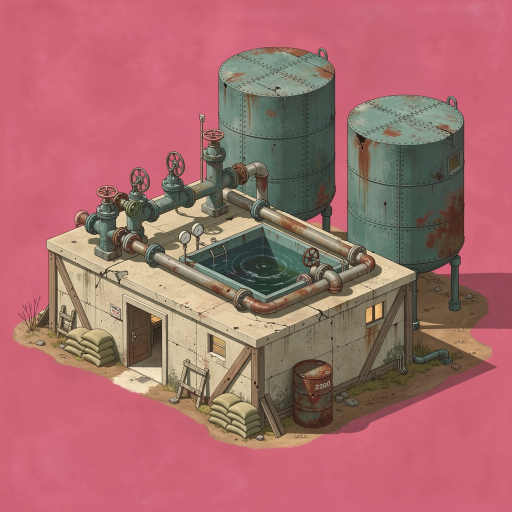
#> input picture art/facilities-source/1-1.jpg, 1024 x 1024 px (shown at 1/2 size); its folder holds only this picture in this run
$ python prep-sprites.py
#> lines starting #> are read from the running program, lines starting #| are printed output that depends on the picture; after the words box and inside, x2 and y2 are one past the last pixel; in counts of white or black regions, pixels touching at a corner belong together
"""Turn raw Firefly downloads into game-ready facility sprites.

Reads whatever came out of Firefly, keys out the flat background, trims to the
building, scales it down and writes src/assets/facilities/<key>.png.

    python scripts/prep-sprites.py

Defaults to the Desktop drop folder as input. Filenames only have to *contain*
something recognisable ("Firefly life support 4.png", "hq_v2.png") -- the alias
table below maps them onto facility keys from src/config.js.
"""

import argparse
import json
import os
import re
import sys

import numpy as np
from PIL import Image, ImageDraw, ImageFilter
from scipy import ndimage

ROOT = os.path.dirname(os.path.dirname(os.path.abspath(__file__)))
DESKTOP_INBOX = os.path.join(os.path.expanduser("~"), "Desktop", "Zv2 sprites")
# Every raw generation is archived in the repo, so the sprites can always be rebuilt
# even if the Desktop drop folder is cleared out.
ARCHIVE = os.path.join(ROOT, "art", "facilities-source")
DEFAULT_INBOX = DESKTOP_INBOX if os.path.isdir(DESKTOP_INBOX) else ARCHIVE
DEFAULT_OUT = os.path.join(ROOT, "src", "assets", "facilities")

# facility key -> substrings that may appear in a downloaded filename.
# Longest alias wins, so "power" cannot steal a file meant for "power_generator".
ALIASES = {
    "headquarters":    ["headquarters", "headquarter", "hq"],
    "life_support":    ["lifesupport", "life"],
    "scrapyard":       ["scrapyard", "scrap"],
    "garage":          ["garage"],
    "storage":         ["storage"],
    "comm_center":     ["commcenter", "communication", "comms", "comm"],
    "fortifications":  ["fortifications", "fortification", "fort"],
    "power_generator": ["powergenerator", "generator", "power"],
    "troop_quarters":  ["troopquarters", "troop", "barracks"],
    "toolshop":        ["toolshop", "workshop", "smithy"],
    "research_center": ["researchcenter", "research"],
    "staff_area":      ["staffarea", "staff", "mess"],
    "chem_lab":        ["chemlab", "chemical", "chem"],
    "medical_center":  ["medicalcenter", "hospital", "medical", "clinic"],
    "radio_tower":     ["radiotower", "radio", "antenna"],
}

# Sentinel colours tried in order; the first one absent from the image is used to
# paint the flood-filled background, so the mask can never eat real pixels.
SENTINELS = [(255, 0, 255), (0, 255, 0), (255, 0, 0), (0, 0, 255), (255, 255, 0)]

# Hand-set ground anchors for artwork the automatic measure cannot read. The staff
# area's patio and awning are *attached* to the house, so they are one component and
# the measure correctly returns 1.0 -- but the patio then takes the ground contact
# and the house hangs above the tile. Seating the house lets the patio spill forward
# over the tile in front, which is what a porch should do anyway.
ANCHOR_OVERRIDES = {"staff_area": 0.82}

# Draw scale relative to one tile, presentation only -- every facility still occupies
# a single grid cell.
#
# Each sprite was generated independently, so the model chose its own camera distance
# for each one. Drawing them all at one tile width then puts a shack and a warehouse
# at the same size, which reads as wildly inconsistent architecture: window and door
# sizes are the giveaway, since those are the human-scale reference in the artwork.
#
# These values normalise on that reference. Most are derived from measuring on-screen
# lit-window size and equalising it; the ones marked "judged" have too few real windows
# to measure (a bunker, a warehouse, a scrap yard) and are set from what the building
# is instead. Re-derive with the measurement in the commit that introduced this table.
# Sprites regenerated with the scale anchor (drum in frame + stated metres) come out
# in proportion and sit at 1.0 -- their old corrections were calibrated against
# broken art and would now push them back out of true.
# Anything regenerated with the scale anchor sits at 1.0 and needs no correction --
# that is the whole point of the anchor. Only two entries remain: the headquarters,
# which predates it but reads well, and troop quarters, still on the old generation.
SCALE_OVERRIDES = {
    "headquarters":   1.45,   # five storeys; predates the anchor but reads well
    "troop_quarters": 1.05,   # judged -- last one still on the old generation
    # Emplacements are small objects, not buildings: a 4 m gun position drawn the
    # width of an 18 m warehouse would read as architecture. Held well under a tile
    # so a firing line looks like equipment placed among the buildings, but not so
    # small that it stops being a comfortable click target.
    "sniper_nest":    0.62,
    "mg_tower":       0.55,
    "settler_house":  0.80,   # a house, so smaller than a facility hall
}

# --- The drum as a ruler -------------------------------------------------------
#
# Stating the drum in the prompt only tells the MODEL what size things are. Measure
# it and it becomes a real ruler: a 0.88 m drum drawn N pixels tall fixes the metres
# per pixel of that entire image, so scaling every sprite until its drum is the same
# height lines all the buildings up by construction rather than by my judgement.
#
# DRUM_PX holds the measured drum height in each sprite's own trimmed pixels. Where
# a sprite has an entry it wins over SCALE_OVERRIDES, because a measurement beats a
# guess. Newly generated art should place the drum where the prompt now says --
# alone in the bottom-left of the frame, clear of the building -- which is what lets
# measure_drum() find it without a human in the loop.
TARGET_DRUM_PX = 26.0     # 0.88 m at the size a facility should read on one tile
DRUM_PX = {}              # key -> measured px; populated as sprites are measured


# [32 lines left out: function measure_drum, not called in this run]


# Facility type id -> key, so files can simply be named after the type ("17.jpg").
TYPE_KEYS = {
    1: "life_support", 2: "scrapyard", 3: "garage", 4: "storage", 6: "comm_center",
    8: "fortifications", 9: "power_generator", 10: "troop_quarters", 11: "toolshop",
    12: "research_center", 13: "staff_area", 15: "chem_lab", 16: "medical_center",
    17: "headquarters", 18: "radio_tower",
    # Tower-defence pieces and player-laid terrain.
    41: "sniper_nest", 42: "mg_tower", 43: "barricade", 45: "settler_house",
}


def match_key(filename):
    """Map a downloaded filename onto (facility key, variant number).

    A reshoot lands beside the original as "18-1.jpg" or "18 (2).jpg"; the
    trailing number is the variant, and the highest one wins.
    """
    raw = os.path.splitext(os.path.basename(filename))[0].strip().lower()
    numbered = re.fullmatch(r"(\d+)(?:[\s._-]*\(?(\d+)\)?)?", raw)
    if numbered:
        return TYPE_KEYS.get(int(numbered.group(1))), int(numbered.group(2) or 0)

    stem = re.sub(r"[^a-z0-9]", "", raw)
    variant = re.search(r"(\d+)$", raw)
    best = None
    for key, aliases in ALIASES.items():
        for alias in aliases:
            if alias in stem and (best is None or len(alias) > best[1]):
                best = (key, len(alias))
    return (best[0] if best else None), int(variant.group(1) if variant else 0)


def pick_sentinel(img):
    used = {c for _, c in img.getcolors(maxcolors=1 << 24) or []}
    for colour in SENTINELS:
        if colour not in used:
            return colour
    raise SystemExit("image uses every sentinel colour; add another to SENTINELS")


def cut_background(img, thresh, key_thresh, min_area_frac, erode, hue_tol, sat_floor):
    """Return an alpha mask isolating the building from its flat backdrop.

    Two passes, unioned:

    1. Flood fill inward from the frame edge. Seed-relative, so it copes with a
       backdrop that isn't perfectly uniform.
    2. Global colour key, then connected-component labelling. A region counts as
       background if it touches the border *or* is big enough to be a real
       enclosed area (a courtyard, the gap inside a ring of walls, the space
       between a mast and its guy wires) -- which pass 1 can never reach. Small
       regions are left opaque, so backdrop-coloured detail painted into the art
       becomes a mark on a wall rather than a hole through it.
    """
    rgb = img.convert("RGB")
    sentinel = pick_sentinel(rgb)
    w, h = rgb.size
    seeds = [(0, 0), (w - 1, 0), (0, h - 1), (w - 1, h - 1),
             (w // 2, 0), (w // 2, h - 1), (0, h // 2), (w - 1, h // 2)]
    for seed in seeds:
        if rgb.getpixel(seed) == sentinel:
            continue  # already cleared by an earlier seed
        ImageDraw.floodfill(rgb, seed, sentinel, thresh=thresh)
    filled = np.asarray(rgb, dtype=np.int16)
    background = np.all(filled == np.array(sentinel, dtype=np.int16), axis=2)

    arr = np.asarray(img.convert("RGB"), dtype=np.int16)
    border = np.concatenate([arr[0, :], arr[-1, :], arr[:, 0], arr[:, -1]])
    backdrop = np.median(border, axis=0)
    similar = np.sqrt(((arr - backdrop) ** 2).sum(axis=2)) < key_thresh

    # Hue is stable under shading where RGB distance is not: where the model has
    # painted a soft shadow onto the backdrop, the pink darkens but keeps its hue.
    # Requiring saturation as well keeps the building's own dark shadows opaque,
    # since those are desaturated and their hue is meaningless.
    hsv = np.asarray(img.convert("HSV"), dtype=np.int16)
    bh = np.median(np.concatenate([hsv[0, :], hsv[-1, :], hsv[:, 0], hsv[:, -1]]), axis=0)
    hue_gap = np.abs(hsv[:, :, 0] - bh[0])
    hue_gap = np.minimum(hue_gap, 256 - hue_gap)          # hue wraps at 256
    similar |= (hue_gap < hue_tol) & (hsv[:, :, 1] > sat_floor)

    labels, count = ndimage.label(similar)
    if count:
        edge_labels = set(np.unique(np.concatenate(
            [labels[0, :], labels[-1, :], labels[:, 0], labels[:, -1]])).tolist()) - {0}
        sizes = ndimage.sum(similar, labels, range(1, count + 1))
        min_area = min_area_frac * w * h
        keep = np.zeros(count + 1, dtype=bool)
        for i in range(1, count + 1):
            keep[i] = i in edge_labels or sizes[i - 1] >= min_area
        background |= keep[labels]

    alpha = Image.fromarray(np.where(background, 0, 255).astype(np.uint8), "L")
    # Erode, then soften: kills the ring of backdrop-tinted pixels that JPEG
    # artefacts and anti-aliasing leave along the silhouette, which would
    # otherwise read as a coloured halo against the dark compound floor.
    for _ in range(max(0, erode)):
        alpha = alpha.filter(ImageFilter.MinFilter(3))
    return alpha.filter(ImageFilter.GaussianBlur(0.6))


def neutralise(img, alpha, hue_tol, sat_floor, trigger, darken):
    """Recolour backdrop-hued pixels that are part of the artwork.

    Open lattice -- a watchtower leg, an antenna mast, a crane jib -- averages
    toward whatever is behind it, so the model paints those members in the
    backdrop colour however firmly the prompt says otherwise. They are structure,
    not background, so deleting them would punch the tower out of the image.
    Instead map them to neutral steel at the same brightness, which keeps the
    shading the model painted and just removes the hue.

    Only runs on sprites where enough of the artwork is affected to be a real
    problem, so an intentionally pink deckchair somewhere else stays pink.
    """
    arr = np.asarray(img.convert("RGB"), dtype=np.float32)
    hsv = np.asarray(img.convert("HSV"), dtype=np.int16)
    opaque = np.asarray(alpha, dtype=np.int16) > 128
    gap = np.abs(hsv[:, :, 0] - int(np.median(hsv[:, :, 0][~opaque]))) if (~opaque).any() else None
    if gap is None:
        return img, 0.0
    gap = np.minimum(gap, 256 - gap)
    tainted = opaque & (gap < hue_tol) & (hsv[:, :, 1] > sat_floor)

    share = tainted.sum() / max(opaque.sum(), 1)
    if share < trigger:
        return img, share

    lum = (0.299 * arr[:, :, 0] + 0.587 * arr[:, :, 1] + 0.114 * arr[:, :, 2]) * darken
    for channel, tint in enumerate((0.95, 0.99, 1.04)):    # faintly cool, like galvanised steel
        arr[:, :, channel] = np.where(tainted, np.clip(lum * tint, 0, 255), arr[:, :, channel])
    return Image.fromarray(arr.astype(np.uint8), "RGB"), share


def footprint_anchor(alpha, min_share):
    """Height fraction where the building's mass actually meets the ground.

    Some generations park a detached prop below the building -- a free-standing
    row of sandbags under the barracks, an awning and furniture below the staff
    house. Anchoring on the bounding box bottom then lifts the building itself
    off its tile and it reads as floating.

    The distinction is that those props are *detached*, so anchor on the bottom
    of the largest connected component. A width threshold cannot do this job: an
    isometric base pad tapers to a point, so the genuine bottom of a normal
    sprite is a single pixel wide and would be discarded.
    """
    mask = np.asarray(alpha, dtype=np.int16) > 128
    if not mask.any():
        return 1.0
    labels, count = ndimage.label(mask)
    if count <= 1:
        return 1.0
    sizes = ndimage.sum(mask, labels, range(1, count + 1))
    main = int(np.argmax(sizes)) + 1
    if sizes[main - 1] < mask.sum() * min_share:
        return 1.0                      # no dominant mass; trust the bounding box
    rows = np.flatnonzero((labels == main).any(axis=1))
    return float((rows.max() + 1) / mask.shape[0])


def process(path, out_dir, key, size, opts, dry_run):
    img = Image.open(path).convert("RGB")
    alpha = cut_background(img, opts.thresh, opts.key_thresh, opts.min_area, opts.erode,
                           opts.hue_tol, opts.sat_floor)

    img, tainted = neutralise(img, alpha, opts.hue_tol, opts.sat_floor,
                              opts.neutralise_above, opts.darken)

    # Measure the reference drum, then erase it. It is a ruler, not part of the
    # building, and leaving it in put an oversized barrel beside every facility.
    # Opt-in, and deliberately so. The detector takes the largest separable object
    # in the bottom-left corner, which is only the drum when the art was generated
    # with it isolated there. Run against sprites drawn with the drum against the
    # building and it seizes a chunk of the building instead -- measured at 108,
    # 190 and 209 px on this set -- then erases it. Off by default until the art
    # is generated to suit.
    drum, drum_mask = measure_drum(alpha) if opts.use_drum else (None, None)
    if drum_mask is not None:
        a = np.asarray(alpha).copy()
        a[drum_mask] = 0
        alpha = Image.fromarray(a, "L")

    out = img.convert("RGBA")
    out.putalpha(alpha)

    bbox = alpha.getbbox()
    if not bbox:
        return f"  !! {os.path.basename(path)}: background fill consumed the whole image"
    out = out.crop(bbox)

    w, h = out.size
    if max(w, h) > size:
        scale = size / max(w, h)
        out = out.resize((max(1, round(w * scale)), max(1, round(h * scale))), Image.LANCZOS)

    hist = alpha.crop(bbox).histogram()
    covered = 100 * sum(hist[9:]) / (bbox[2] - bbox[0]) / (bbox[3] - bbox[1])
    dest = os.path.join(out_dir, f"{key}.{opts.format}")
    if not dry_run:
        os.makedirs(out_dir, exist_ok=True)
        if opts.format == "webp":
            out.save(dest, "WEBP", quality=opts.quality, method=6, exact=False)
        else:
            out.save(dest, "PNG", optimize=True)
    anchor = ANCHOR_OVERRIDES.get(key, footprint_anchor(out.getchannel("A"), opts.footprint))
    # A measured drum outranks a hand-set scale: it is the same physical object in
    # every image, so matching its height is what makes the buildings agree.
    # A drum measured in this image outranks any hand-set scale: it is the same
    # physical object in every sprite, so matching its height is what makes the
    # buildings agree. DRUM_PX exists only to pin a value by hand if one is ever
    # needed. Scale is expressed against the trimmed sprite, since that is what
    # the renderer draws at one tile wide.
    measured = drum if drum else DRUM_PX.get(key)
    if measured:
        scale = round(TARGET_DRUM_PX / (measured * (size / max(img.size))), 3)
        scale = max(0.4, min(2.5, scale))
    else:
        scale = SCALE_OVERRIDES.get(key, 1)
    size_kb = os.path.getsize(dest) / 1024 if os.path.exists(dest) else 0
    note = f", {tainted*100:.1f}% recoloured to steel" if tainted >= opts.neutralise_above else ""
    lifted = f", anchor {anchor:.2f}" if anchor < 0.97 else ""
    ruler = f", drum {drum:.0f}px -> scale {scale}" if drum else (f", scale {scale}" if scale != 1 else "")
    return (anchor, scale), (f"  {os.path.basename(path)} -> {key}.{opts.format}  "
                             f"{out.size[0]}x{out.size[1]}px, {covered:.0f}% opaque, {size_kb:.0f} KB{note}{lifted}{ruler}")


def main():
    ap = argparse.ArgumentParser(description=__doc__, formatter_class=argparse.RawDescriptionHelpFormatter)
    ap.add_argument("--inbox", default=DEFAULT_INBOX, help="folder of raw Firefly downloads")
    ap.add_argument("--out", default=DEFAULT_OUT, help="where the finished sprites go")
    ap.add_argument("--size", type=int, default=384, help="max dimension of the output sprite")
    ap.add_argument("--format", choices=("webp", "png"), default="webp", help="output format")
    ap.add_argument("--quality", type=int, default=88, help="webp quality")
    ap.add_argument("--thresh", type=int, default=60, help="flood-fill tolerance, relative to the seed pixel")
    ap.add_argument("--key-thresh", type=int, default=70,
                    help="global colour-key tolerance; keep well below the distance from the "
                         "backdrop to the nearest palette colour (pink vs rust-red is ~104)")
    ap.add_argument("--min-area", type=float, default=0.0004,
                    help="enclosed regions at least this fraction of the frame count as background")
    ap.add_argument("--erode", type=int, default=1, help="pixels of edge erosion; raise to kill a halo")
    ap.add_argument("--use-drum", action="store_true",
                    help="measure the corner reference drum, scale by it and erase it. "
                         "Only for art generated with the drum ISOLATED in the bottom-left "
                         "corner -- otherwise it grabs part of the building")
    ap.add_argument("--hue-tol", type=int, default=14,
                    help="hue tolerance on a 0-255 wheel (14 is about 20 degrees); pink backdrop "
                         "sits near 235, rust-red roofs near 8, so there is wide separation")
    ap.add_argument("--sat-floor", type=int, default=60,
                    help="minimum saturation for the hue key, so the building's own neutral "
                         "shadows are never treated as backdrop")
    ap.add_argument("--neutralise-above", type=float, default=0.012,
                    help="recolour backdrop-hued artwork to steel once it exceeds this share "
                         "of the sprite; below it, pink detail is assumed intentional")
    ap.add_argument("--darken", type=float, default=0.72, help="brightness of the recoloured steel")
    ap.add_argument("--footprint", type=float, default=0.5,
                    help="share of a sprite the largest connected component must hold before "
                         "its base is trusted as the building's footprint")
    ap.add_argument("--dry-run", action="store_true", help="report what would happen, write nothing")
    args = ap.parse_args()

    if not os.path.isdir(args.inbox):
        sys.exit(f"inbox not found: {args.inbox}")

    files = [os.path.join(args.inbox, f) for f in sorted(os.listdir(args.inbox))
             if f.lower().endswith((".png", ".jpg", ".jpeg", ".webp"))]
    if not files:
        sys.exit(f"no images in {args.inbox}")

    print(f"inbox  {args.inbox}\noutput {args.out}\n")
    unmatched, chosen, superseded = [], {}, []
    for path in files:
        key, variant = match_key(path)
        if not key:
            unmatched.append(os.path.basename(path))
            continue
        rank = (variant, os.path.getmtime(path))
        if key not in chosen or rank > chosen[key][0]:
            if key in chosen:
                superseded.append(os.path.basename(chosen[key][1]))
            chosen[key] = (rank, path)
        else:
            superseded.append(os.path.basename(path))

    anchors = {}
    for key in sorted(chosen):
        anchors[key], line = process(chosen[key][1], args.out, key, args.size, args, args.dry_run)
#> in process, img is the input picture: PIL image 1024x1024 RGB; mean R, G, B 167.2, 107.1, 108.3
#> in pick_sentinel, `used = {c for _, c in img.getcolors(maxcolors=1 << 24) or []}`: used = 66464 items
#> in cut_background, `sentinel = pick_sentinel(rgb)`: sentinel = (255, 0, 255)
#> after the loop in cut_background, `for seed in seeds:`:
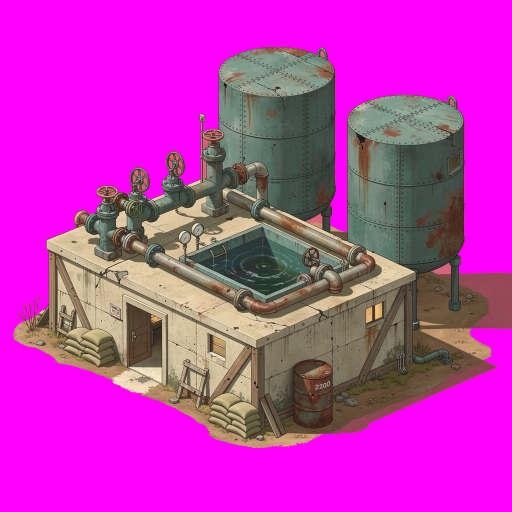
#> rgb: PIL image 1024x1024 RGB (shown at 1/2 size); mean R, G, B 192.4, 53.6, 179.3
#> in cut_background, `background = np.all(filled == np.array(sentinel, dtype=np.int16), axis..`:
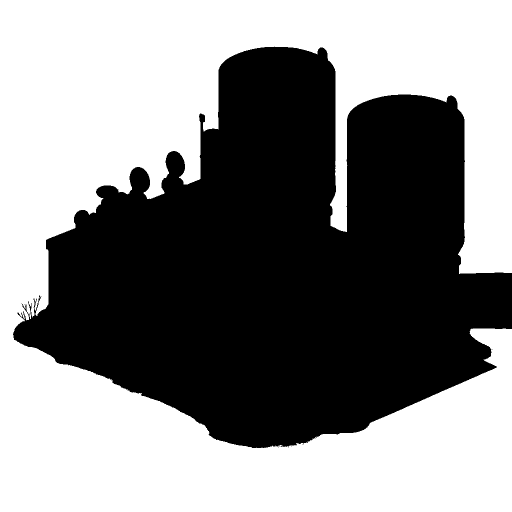
#> background: shape (1024, 1024) bool (shown at 1/2 size); 52.7% white; 9 black regions (8 under 20 px), largest, box (x1, y1, x2, y2) and area: (26, 93, 1024, 896) 495484
#> in cut_background, `backdrop = np.median(border, axis=0)`: backdrop = [207, 100, 120]
#> in cut_background, `similar = np.sqrt(((arr - backdrop) ** 2).sum(axis=2)) < key_thresh`:
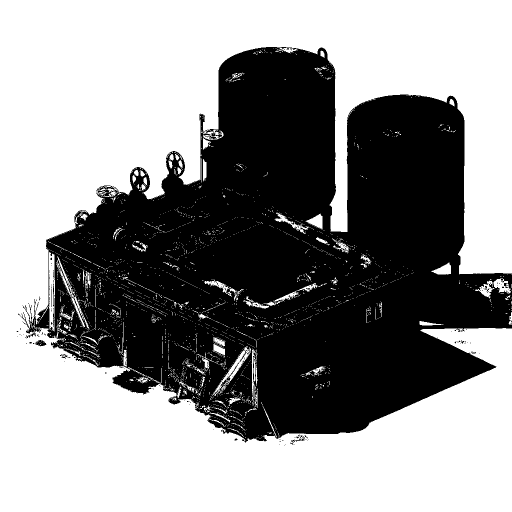
#> similar: shape (1024, 1024) bool (shown at 1/2 size); 56.7% white; 237 black regions (226 under 20 px), largest, box (x1, y1, x2, y2) and area: (36, 94, 1024, 885) 452893, (71, 680, 93, 693) 169, (106, 568, 108, 613) 60
#> in cut_background, `hsv = np.asarray(img.convert("HSV"), dtype=np.int16)`:
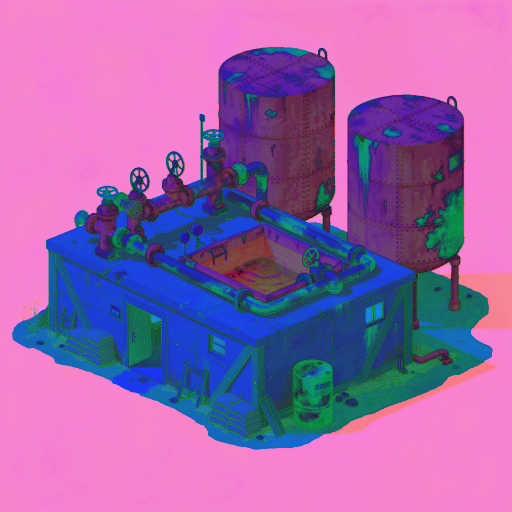
#> hsv: shape (1024, 1024, 3) int16 (shown at 1/2 size); mean R, G, B 156.2, 102.4, 169.7
#> in cut_background, `bh = np.median(np.concatenate([hsv[0, :], hsv[-1, :], hsv[:, 0], hsv[:..`: bh = [246, 131, 207]
#> in cut_background, `hue_gap = np.abs(hsv[:, :, 0] - bh[0])`:
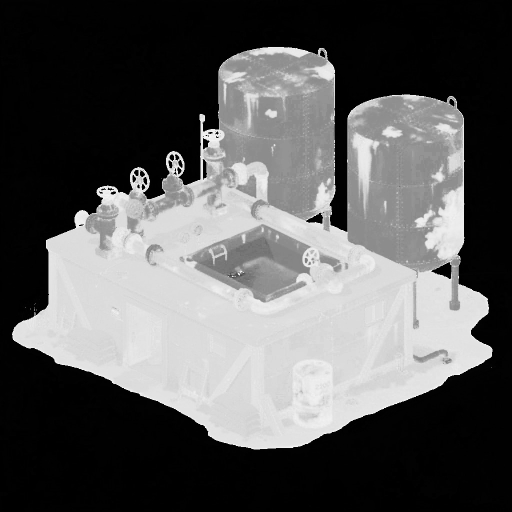
#> hue_gap: shape (1024, 1024) float64 (shown at 1/2 size); min 0, max 246, mean 90.6
#> (the rest of the program and of its run is left out)
